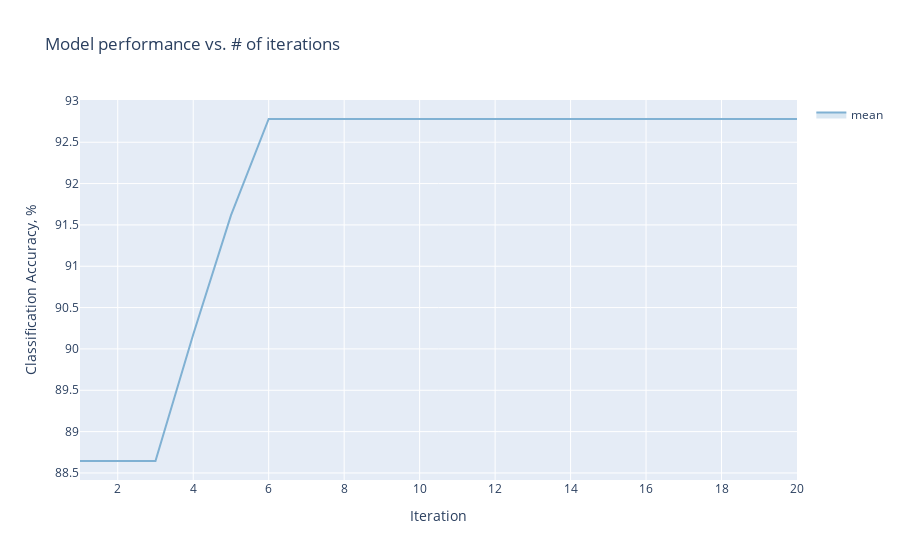
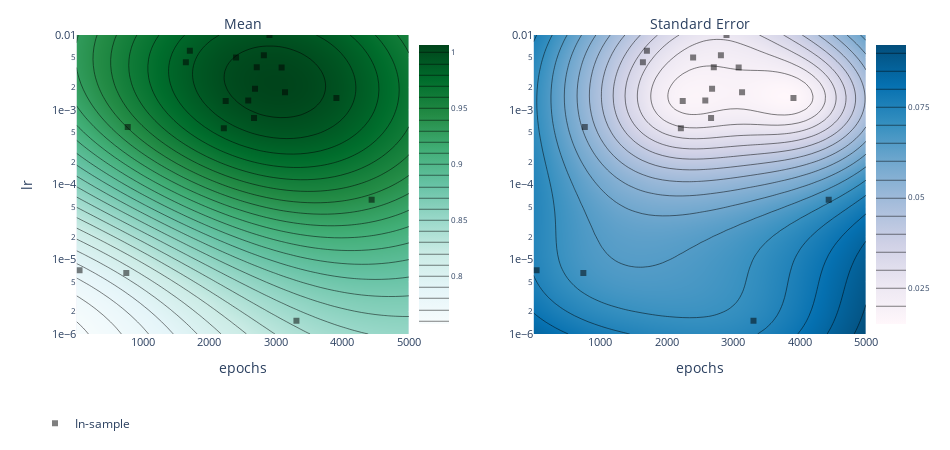
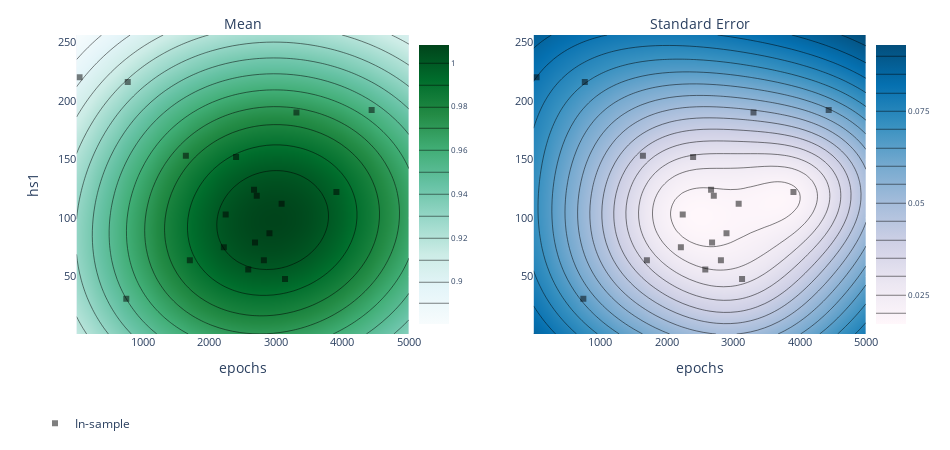
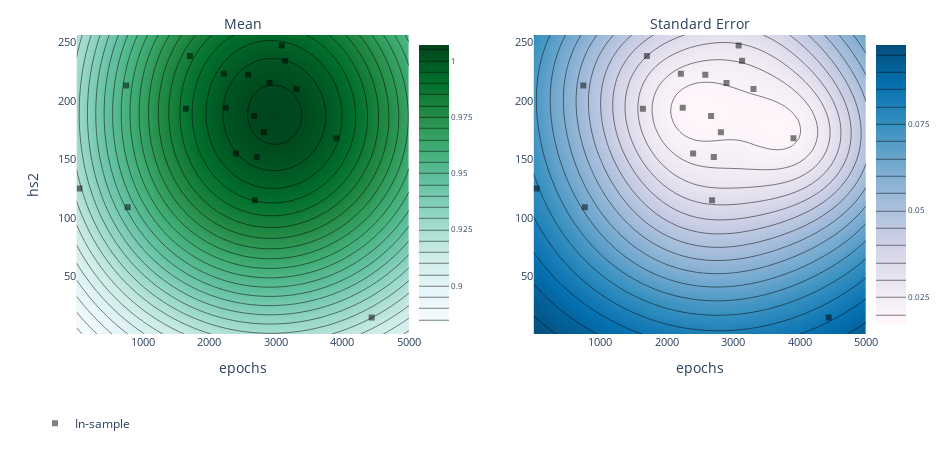

Here is the notebook cell these charts were saved with, in order:
### Code cell
best_objectives_ANN = np.array([[trial.objective_mean*100 for trial in experiment.trials.values()]])

best_objective_plot_ANN = optimization_trace_single_method(
    y=np.maximum.accumulate(best_objectives, axis=1),
    title="Model performance vs. # of iterations",
    ylabel="Classification Accuracy, %",
)
render(best_objective_plot_ANN)

render(plot_contour(model=model_ANN, param_x='epochs', param_y='lr', metric_name='accuracy'))
render(plot_contour(model=model_ANN, param_x='epochs', param_y='hs1', metric_name='accuracy'))
render(plot_contour(model=model_ANN, param_x='epochs', param_y='hs2', metric_name='accuracy'))
render(plot_contour(model=model_ANN, param_x='epochs', param_y='hs3', metric_name='accuracy'))
render(plot_contour(model=model_ANN, param_x='epochs', param_y='do', metric_name='accuracy'))

### Figure 1 — Plotly figure (JSON) as saved in the notebook; plotly's stock layout.template omitted (floating-point values rounded to 4 significant figures)
{"data": [{"hoverinfo": "none", "legendgroup": "", "line": {"width": 0}, "mode": "lines", "showlegend": false, "type": "scatter", "x": [1, 2, 3, 4, 5, 6, 7, 8, 9, 10, 11, 12, 13, 14, 15, 16, 17, 18, 19, 20], "y": [88.64, 88.64, 88.64, 90.18, 91.62, 92.78, 92.78, 92.78, 92.78, 92.78, 92.78, 92.78, 92.78, 92.78, 92.78, 92.78, 92.78, 92.78, 92.78, 92.78]}, {"fill": "tonexty", "fillcolor": "rgba(128,177,211,0.3)", "legendgroup": "mean", "line": {"color": "rgba(128,177,211,1)"}, "mode": "lines", "name": "mean", "type": "scatter", "x": [1, 2, 3, 4, 5, 6, 7, 8, 9, 10, 11, 12, 13, 14, 15, 16, 17, 18, 19, 20], "y": [88.64, 88.64, 88.64, 90.18, 91.62, 92.78, 92.78, 92.78, 92.78, 92.78, 92.78, 92.78, 92.78, 92.78, 92.78, 92.78, 92.78, 92.78, 92.78, 92.78]}, {"fill": "tonexty", "fillcolor": "rgba(128,177,211,0.3)", "hoverinfo": "none", "legendgroup": "", "line": {"width": 0}, "mode": "lines", "showlegend": false, "type": "scatter", "x": [1, 2, 3, 4, 5, 6, 7, 8, 9, 10, 11, 12, 13, 14, 15, 16, 17, 18, 19, 20], "y": [88.64, 88.64, 88.64, 90.18, 91.62, 92.78, 92.78, 92.78, 92.78, 92.78, 92.78, 92.78, 92.78, 92.78, 92.78, 92.78, 92.78, 92.78, 92.78, 92.78]}], "layout": {"showlegend": true, "title": {"text": "Model performance vs. # of iterations"}, "xaxis": {"title": {"text": "Iteration"}}, "yaxis": {"title": {"text": "Classification Accuracy, %"}}}}

### Figure 2 — Plotly figure (JSON) as saved in the notebook; plotly's stock layout.template omitted (floating-point values rounded to 4 significant figures; data arrays with more than 128 entries replaced by an {"elided": "..."} marker saying what was removed)
{"data": [{"autocolorscale": false, "autocontour": true, "colorbar": {"tickfont": {"size": 8}, "ticksuffix": "", "x": 0.45, "y": 0.5}, "colorscale": [[0, "rgb(247,252,253)"], [0.125, "rgb(229,245,249)"], [0.25, "rgb(204,236,230)"], [0.375, "rgb(153,216,201)"], [0.5, "rgb(102,194,164)"], [0.625, "rgb(65,174,118)"], [0.75, "rgb(35,139,69)"], [0.875, "rgb(0,109,44)"], [1, "rgb(0,68,27)"]], "contours": {"coloring": "heatmap"}, "hoverinfo": "x+y+z", "ncontours": 25, "type": "contour", "x": [1, 103.0, 205.0, 307.1, 409.1, 511.1, 613.1, 715.1, 817.2, 919.2, 1021.0, 1123.0, 1225.0, 1327.0, 1429.0, 1531.0, 1633.0, 1735.0, 1837.0, 1939.0, 2041.0, 2143.0, 2245.0, 2347.0, 2449.0, 2552.0, 2654.0, 2756.0, 2858.0, 2960.0, 3062.0, 3164.0, 3266.0, 3368.0, 3470.0, 3572.0, 3674.0, 3776.0, 3878.0, 3980.0, 4082.0, 4184.0, 4286.0, 4388.0, 4490.0, 4592.0, 4694.0, 4796.0, 4898.0, 5000], "xaxis": "x", "y": [1e-06, 1.207e-06, 1.456e-06, 1.758e-06, 2.121e-06, 2.56e-06, 3.089e-06, 3.728e-06, 4.498e-06, 5.429e-06, 6.551e-06, 7.906e-06, 9.541e-06, 1.151e-05, 1.389e-05, 1.677e-05, 2.024e-05, 2.442e-05, 2.947e-05, 3.556e-05, 4.292e-05, 5.179e-05, 6.251e-05, 7.543e-05, 9.103e-05, 0.0001099, 0.0001326, 0.00016, 0.0001931, 0.000233, 0.0002812, 0.0003393, 0.0004095, 0.0004942, 0.0005964, 0.0007197, 0.0008685, 0.001048, 0.001265, 0.001526, 0.001842, 0.002223, 0.002683, 0.003237, 0.003907, 0.004715, 0.00569, 0.006866, 0.008286, 0.01], "yaxis": "y", "z": {"elided": "50x50 float values"}, "zauto": true, "zmax": 1.007, "zmin": -1.007}, {"autocolorscale": false, "autocontour": true, "colorbar": {"tickfont": {"size": 8}, "ticksuffix": "", "x": 1, "y": 0.5}, "colorscale": [[0, "rgb(255,247,251)"], [0.1429, "rgb(236,231,242)"], [0.2857, "rgb(208,209,230)"], [0.4286, "rgb(166,189,219)"], [0.5714, "rgb(116,169,207)"], [0.7143, "rgb(54,144,192)"], [0.8571, "rgb(5,112,176)"], [1, "rgb(3,78,123)"]], "contours": {"coloring": "heatmap"}, "hoverinfo": "x+y+z", "ncontours": 25, "type": "contour", "x": [1, 103.0, 205.0, 307.1, 409.1, 511.1, 613.1, 715.1, 817.2, 919.2, 1021.0, 1123.0, 1225.0, 1327.0, 1429.0, 1531.0, 1633.0, 1735.0, 1837.0, 1939.0, 2041.0, 2143.0, 2245.0, 2347.0, 2449.0, 2552.0, 2654.0, 2756.0, 2858.0, 2960.0, 3062.0, 3164.0, 3266.0, 3368.0, 3470.0, 3572.0, 3674.0, 3776.0, 3878.0, 3980.0, 4082.0, 4184.0, 4286.0, 4388.0, 4490.0, 4592.0, 4694.0, 4796.0, 4898.0, 5000], "xaxis": "x2", "y": [1e-06, 1.207e-06, 1.456e-06, 1.758e-06, 2.121e-06, 2.56e-06, 3.089e-06, 3.728e-06, 4.498e-06, 5.429e-06, 6.551e-06, 7.906e-06, 9.541e-06, 1.151e-05, 1.389e-05, 1.677e-05, 2.024e-05, 2.442e-05, 2.947e-05, 3.556e-05, 4.292e-05, 5.179e-05, 6.251e-05, 7.543e-05, 9.103e-05, 0.0001099, 0.0001326, 0.00016, 0.0001931, 0.000233, 0.0002812, 0.0003393, 0.0004095, 0.0004942, 0.0005964, 0.0007197, 0.0008685, 0.001048, 0.001265, 0.001526, 0.001842, 0.002223, 0.002683, 0.003237, 0.003907, 0.004715, 0.00569, 0.006866, 0.008286, 0.01], "yaxis": "y2", "z": {"elided": "50x50 float values"}}, {"hoverinfo": "text", "legendgroup": "In-sample", "marker": {"color": "black", "opacity": 0.5, "symbol": 1}, "mode": "markers", "name": "In-sample", "text": ["0_0", "10_0", "11_0", "12_0", "13_0", "14_0", "15_0", "16_0", "17_0", "18_0", "1_0", "2_0", "3_0", "4_0", "5_0", "6_0", "7_0", "8_0", "9_0"], "type": "scatter", "x": [771, 3085, 2583, 2400, 2902, 1645, 3909, 2685, 2670, 2711, 749, 46, 4439, 3308, 2216, 2244, 3136, 1705, 2818], "xaxis": "x", "y": [0.0005856, 0.003684, 0.001329, 0.004997, 0.01, 0.004306, 0.001433, 0.001909, 0.0007781, 0.003693, 6.544e-06, 7.135e-06, 6.268e-05, 1.503e-06, 0.0005645, 0.001308, 0.001719, 0.006137, 0.005378], "yaxis": "y"}, {"hoverinfo": "text", "legendgroup": "In-sample", "marker": {"color": "black", "opacity": 0.5, "symbol": 1}, "mode": "markers", "name": "In-sample", "showlegend": false, "text": ["0_0", "10_0", "11_0", "12_0", "13_0", "14_0", "15_0", "16_0", "17_0", "18_0", "1_0", "2_0", "3_0", "4_0", "5_0", "6_0", "7_0", "8_0", "9_0"], "type": "scatter", "x": [771, 3085, 2583, 2400, 2902, 1645, 3909, 2685, 2670, 2711, 749, 46, 4439, 3308, 2216, 2244, 3136, 1705, 2818], "xaxis": "x2", "y": [0.0005856, 0.003684, 0.001329, 0.004997, 0.01, 0.004306, 0.001433, 0.001909, 0.0007781, 0.003693, 6.544e-06, 7.135e-06, 6.268e-05, 1.503e-06, 0.0005645, 0.001308, 0.001719, 0.006137, 0.005378], "yaxis": "y2"}], "layout": {"annotations": [{"font": {"size": 14}, "showarrow": false, "text": "Mean", "x": 0.25, "xanchor": "center", "xref": "paper", "y": 1, "yanchor": "bottom", "yref": "paper"}, {"font": {"size": 14}, "showarrow": false, "text": "Standard Error", "x": 0.8, "xanchor": "center", "xref": "paper", "y": 1, "yanchor": "bottom", "yref": "paper"}], "autosize": false, "height": 450, "hovermode": "closest", "legend": {"orientation": "h", "x": 0, "y": -0.25}, "margin": {"b": 100, "l": 35, "pad": 0, "r": 35, "t": 35}, "width": 950, "xaxis": {"anchor": "y", "autorange": false, "domain": [0.05, 0.45], "exponentformat": "e", "range": [1, 5000], "tickfont": {"size": 11}, "tickmode": "auto", "title": {"text": "epochs"}, "type": "linear"}, "xaxis2": {"anchor": "y2", "autorange": false, "domain": [0.6, 1], "exponentformat": "e", "range": [1, 5000], "tickfont": {"size": 11}, "tickmode": "auto", "title": {"text": "epochs"}, "type": "linear"}, "yaxis": {"anchor": "x", "autorange": false, "domain": [0, 1], "exponentformat": "e", "range": [-6, -2], "tickfont": {"size": 11}, "tickmode": "auto", "title": {"text": "lr"}, "type": "log"}, "yaxis2": {"anchor": "x2", "autorange": false, "domain": [0, 1], "exponentformat": "e", "range": [-6, -2], "tickfont": {"size": 11}, "tickmode": "auto", "type": "log"}}}

### Figure 3 — Plotly figure (JSON) as saved in the notebook; plotly's stock layout.template omitted (floating-point values rounded to 4 significant figures; data arrays with more than 128 entries replaced by an {"elided": "..."} marker saying what was removed)
{"data": [{"autocolorscale": false, "autocontour": true, "colorbar": {"tickfont": {"size": 8}, "ticksuffix": "", "x": 0.45, "y": 0.5}, "colorscale": [[0, "rgb(247,252,253)"], [0.125, "rgb(229,245,249)"], [0.25, "rgb(204,236,230)"], [0.375, "rgb(153,216,201)"], [0.5, "rgb(102,194,164)"], [0.625, "rgb(65,174,118)"], [0.75, "rgb(35,139,69)"], [0.875, "rgb(0,109,44)"], [1, "rgb(0,68,27)"]], "contours": {"coloring": "heatmap"}, "hoverinfo": "x+y+z", "ncontours": 25, "type": "contour", "x": [1, 103.0, 205.0, 307.1, 409.1, 511.1, 613.1, 715.1, 817.2, 919.2, 1021.0, 1123.0, 1225.0, 1327.0, 1429.0, 1531.0, 1633.0, 1735.0, 1837.0, 1939.0, 2041.0, 2143.0, 2245.0, 2347.0, 2449.0, 2552.0, 2654.0, 2756.0, 2858.0, 2960.0, 3062.0, 3164.0, 3266.0, 3368.0, 3470.0, 3572.0, 3674.0, 3776.0, 3878.0, 3980.0, 4082.0, 4184.0, 4286.0, 4388.0, 4490.0, 4592.0, 4694.0, 4796.0, 4898.0, 5000], "xaxis": "x", "y": [1, 6.204, 11.41, 16.61, 21.82, 27.02, 32.22, 37.43, 42.63, 47.84, 53.04, 58.24, 63.45, 68.65, 73.86, 79.06, 84.27, 89.47, 94.67, 99.88, 105.1, 110.3, 115.5, 120.7, 125.9, 131.1, 136.3, 141.5, 146.7, 151.9, 157.1, 162.3, 167.5, 172.7, 177.9, 183.1, 188.3, 193.6, 198.8, 204.0, 209.2, 214.4, 219.6, 224.8, 230.0, 235.2, 240.4, 245.6, 250.8, 256], "yaxis": "y", "z": {"elided": "50x50 float values"}, "zauto": true, "zmax": 1.008, "zmin": -1.008}, {"autocolorscale": false, "autocontour": true, "colorbar": {"tickfont": {"size": 8}, "ticksuffix": "", "x": 1, "y": 0.5}, "colorscale": [[0, "rgb(255,247,251)"], [0.1429, "rgb(236,231,242)"], [0.2857, "rgb(208,209,230)"], [0.4286, "rgb(166,189,219)"], [0.5714, "rgb(116,169,207)"], [0.7143, "rgb(54,144,192)"], [0.8571, "rgb(5,112,176)"], [1, "rgb(3,78,123)"]], "contours": {"coloring": "heatmap"}, "hoverinfo": "x+y+z", "ncontours": 25, "type": "contour", "x": [1, 103.0, 205.0, 307.1, 409.1, 511.1, 613.1, 715.1, 817.2, 919.2, 1021.0, 1123.0, 1225.0, 1327.0, 1429.0, 1531.0, 1633.0, 1735.0, 1837.0, 1939.0, 2041.0, 2143.0, 2245.0, 2347.0, 2449.0, 2552.0, 2654.0, 2756.0, 2858.0, 2960.0, 3062.0, 3164.0, 3266.0, 3368.0, 3470.0, 3572.0, 3674.0, 3776.0, 3878.0, 3980.0, 4082.0, 4184.0, 4286.0, 4388.0, 4490.0, 4592.0, 4694.0, 4796.0, 4898.0, 5000], "xaxis": "x2", "y": [1, 6.204, 11.41, 16.61, 21.82, 27.02, 32.22, 37.43, 42.63, 47.84, 53.04, 58.24, 63.45, 68.65, 73.86, 79.06, 84.27, 89.47, 94.67, 99.88, 105.1, 110.3, 115.5, 120.7, 125.9, 131.1, 136.3, 141.5, 146.7, 151.9, 157.1, 162.3, 167.5, 172.7, 177.9, 183.1, 188.3, 193.6, 198.8, 204.0, 209.2, 214.4, 219.6, 224.8, 230.0, 235.2, 240.4, 245.6, 250.8, 256], "yaxis": "y2", "z": {"elided": "50x50 float values"}}, {"hoverinfo": "text", "legendgroup": "In-sample", "marker": {"color": "black", "opacity": 0.5, "symbol": 1}, "mode": "markers", "name": "In-sample", "text": ["0_0", "10_0", "11_0", "12_0", "13_0", "14_0", "15_0", "16_0", "17_0", "18_0", "1_0", "2_0", "3_0", "4_0", "5_0", "6_0", "7_0", "8_0", "9_0"], "type": "scatter", "x": [771, 3085, 2583, 2400, 2902, 1645, 3909, 2685, 2670, 2711, 749, 46, 4439, 3308, 2216, 2244, 3136, 1705, 2818], "xaxis": "x", "y": [216, 112, 56, 152, 87, 153, 122, 79, 124, 119, 31, 220, 192, 190, 75, 103, 48, 64, 64], "yaxis": "y"}, {"hoverinfo": "text", "legendgroup": "In-sample", "marker": {"color": "black", "opacity": 0.5, "symbol": 1}, "mode": "markers", "name": "In-sample", "showlegend": false, "text": ["0_0", "10_0", "11_0", "12_0", "13_0", "14_0", "15_0", "16_0", "17_0", "18_0", "1_0", "2_0", "3_0", "4_0", "5_0", "6_0", "7_0", "8_0", "9_0"], "type": "scatter", "x": [771, 3085, 2583, 2400, 2902, 1645, 3909, 2685, 2670, 2711, 749, 46, 4439, 3308, 2216, 2244, 3136, 1705, 2818], "xaxis": "x2", "y": [216, 112, 56, 152, 87, 153, 122, 79, 124, 119, 31, 220, 192, 190, 75, 103, 48, 64, 64], "yaxis": "y2"}], "layout": {"annotations": [{"font": {"size": 14}, "showarrow": false, "text": "Mean", "x": 0.25, "xanchor": "center", "xref": "paper", "y": 1, "yanchor": "bottom", "yref": "paper"}, {"font": {"size": 14}, "showarrow": false, "text": "Standard Error", "x": 0.8, "xanchor": "center", "xref": "paper", "y": 1, "yanchor": "bottom", "yref": "paper"}], "autosize": false, "height": 450, "hovermode": "closest", "legend": {"orientation": "h", "x": 0, "y": -0.25}, "margin": {"b": 100, "l": 35, "pad": 0, "r": 35, "t": 35}, "width": 950, "xaxis": {"anchor": "y", "autorange": false, "domain": [0.05, 0.45], "exponentformat": "e", "range": [1, 5000], "tickfont": {"size": 11}, "tickmode": "auto", "title": {"text": "epochs"}, "type": "linear"}, "xaxis2": {"anchor": "y2", "autorange": false, "domain": [0.6, 1], "exponentformat": "e", "range": [1, 5000], "tickfont": {"size": 11}, "tickmode": "auto", "title": {"text": "epochs"}, "type": "linear"}, "yaxis": {"anchor": "x", "autorange": false, "domain": [0, 1], "exponentformat": "e", "range": [1, 256], "tickfont": {"size": 11}, "tickmode": "auto", "title": {"text": "hs1"}, "type": "linear"}, "yaxis2": {"anchor": "x2", "autorange": false, "domain": [0, 1], "exponentformat": "e", "range": [1, 256], "tickfont": {"size": 11}, "tickmode": "auto", "type": "linear"}}}

### Figure 4 — Plotly figure (JSON) as saved in the notebook; plotly's stock layout.template omitted (floating-point values rounded to 4 significant figures; data arrays with more than 128 entries replaced by an {"elided": "..."} marker saying what was removed)
{"data": [{"autocolorscale": false, "autocontour": true, "colorbar": {"tickfont": {"size": 8}, "ticksuffix": "", "x": 0.45, "y": 0.5}, "colorscale": [[0, "rgb(247,252,253)"], [0.125, "rgb(229,245,249)"], [0.25, "rgb(204,236,230)"], [0.375, "rgb(153,216,201)"], [0.5, "rgb(102,194,164)"], [0.625, "rgb(65,174,118)"], [0.75, "rgb(35,139,69)"], [0.875, "rgb(0,109,44)"], [1, "rgb(0,68,27)"]], "contours": {"coloring": "heatmap"}, "hoverinfo": "x+y+z", "ncontours": 25, "type": "contour", "x": [1, 103.0, 205.0, 307.1, 409.1, 511.1, 613.1, 715.1, 817.2, 919.2, 1021.0, 1123.0, 1225.0, 1327.0, 1429.0, 1531.0, 1633.0, 1735.0, 1837.0, 1939.0, 2041.0, 2143.0, 2245.0, 2347.0, 2449.0, 2552.0, 2654.0, 2756.0, 2858.0, 2960.0, 3062.0, 3164.0, 3266.0, 3368.0, 3470.0, 3572.0, 3674.0, 3776.0, 3878.0, 3980.0, 4082.0, 4184.0, 4286.0, 4388.0, 4490.0, 4592.0, 4694.0, 4796.0, 4898.0, 5000], "xaxis": "x", "y": [1, 6.204, 11.41, 16.61, 21.82, 27.02, 32.22, 37.43, 42.63, 47.84, 53.04, 58.24, 63.45, 68.65, 73.86, 79.06, 84.27, 89.47, 94.67, 99.88, 105.1, 110.3, 115.5, 120.7, 125.9, 131.1, 136.3, 141.5, 146.7, 151.9, 157.1, 162.3, 167.5, 172.7, 177.9, 183.1, 188.3, 193.6, 198.8, 204.0, 209.2, 214.4, 219.6, 224.8, 230.0, 235.2, 240.4, 245.6, 250.8, 256], "yaxis": "y", "z": {"elided": "50x50 float values"}, "zauto": true, "zmax": 1.007, "zmin": -1.007}, {"autocolorscale": false, "autocontour": true, "colorbar": {"tickfont": {"size": 8}, "ticksuffix": "", "x": 1, "y": 0.5}, "colorscale": [[0, "rgb(255,247,251)"], [0.1429, "rgb(236,231,242)"], [0.2857, "rgb(208,209,230)"], [0.4286, "rgb(166,189,219)"], [0.5714, "rgb(116,169,207)"], [0.7143, "rgb(54,144,192)"], [0.8571, "rgb(5,112,176)"], [1, "rgb(3,78,123)"]], "contours": {"coloring": "heatmap"}, "hoverinfo": "x+y+z", "ncontours": 25, "type": "contour", "x": [1, 103.0, 205.0, 307.1, 409.1, 511.1, 613.1, 715.1, 817.2, 919.2, 1021.0, 1123.0, 1225.0, 1327.0, 1429.0, 1531.0, 1633.0, 1735.0, 1837.0, 1939.0, 2041.0, 2143.0, 2245.0, 2347.0, 2449.0, 2552.0, 2654.0, 2756.0, 2858.0, 2960.0, 3062.0, 3164.0, 3266.0, 3368.0, 3470.0, 3572.0, 3674.0, 3776.0, 3878.0, 3980.0, 4082.0, 4184.0, 4286.0, 4388.0, 4490.0, 4592.0, 4694.0, 4796.0, 4898.0, 5000], "xaxis": "x2", "y": [1, 6.204, 11.41, 16.61, 21.82, 27.02, 32.22, 37.43, 42.63, 47.84, 53.04, 58.24, 63.45, 68.65, 73.86, 79.06, 84.27, 89.47, 94.67, 99.88, 105.1, 110.3, 115.5, 120.7, 125.9, 131.1, 136.3, 141.5, 146.7, 151.9, 157.1, 162.3, 167.5, 172.7, 177.9, 183.1, 188.3, 193.6, 198.8, 204.0, 209.2, 214.4, 219.6, 224.8, 230.0, 235.2, 240.4, 245.6, 250.8, 256], "yaxis": "y2", "z": {"elided": "50x50 float values"}}, {"hoverinfo": "text", "legendgroup": "In-sample", "marker": {"color": "black", "opacity": 0.5, "symbol": 1}, "mode": "markers", "name": "In-sample", "text": ["0_0", "10_0", "11_0", "12_0", "13_0", "14_0", "15_0", "16_0", "17_0", "18_0", "1_0", "2_0", "3_0", "4_0", "5_0", "6_0", "7_0", "8_0", "9_0"], "type": "scatter", "x": [771, 3085, 2583, 2400, 2902, 1645, 3909, 2685, 2670, 2711, 749, 46, 4439, 3308, 2216, 2244, 3136, 1705, 2818], "xaxis": "x", "y": [109, 247, 222, 155, 215, 193, 168, 115, 187, 152, 213, 125, 15, 210, 223, 194, 234, 238, 173], "yaxis": "y"}, {"hoverinfo": "text", "legendgroup": "In-sample", "marker": {"color": "black", "opacity": 0.5, "symbol": 1}, "mode": "markers", "name": "In-sample", "showlegend": false, "text": ["0_0", "10_0", "11_0", "12_0", "13_0", "14_0", "15_0", "16_0", "17_0", "18_0", "1_0", "2_0", "3_0", "4_0", "5_0", "6_0", "7_0", "8_0", "9_0"], "type": "scatter", "x": [771, 3085, 2583, 2400, 2902, 1645, 3909, 2685, 2670, 2711, 749, 46, 4439, 3308, 2216, 2244, 3136, 1705, 2818], "xaxis": "x2", "y": [109, 247, 222, 155, 215, 193, 168, 115, 187, 152, 213, 125, 15, 210, 223, 194, 234, 238, 173], "yaxis": "y2"}], "layout": {"annotations": [{"font": {"size": 14}, "showarrow": false, "text": "Mean", "x": 0.25, "xanchor": "center", "xref": "paper", "y": 1, "yanchor": "bottom", "yref": "paper"}, {"font": {"size": 14}, "showarrow": false, "text": "Standard Error", "x": 0.8, "xanchor": "center", "xref": "paper", "y": 1, "yanchor": "bottom", "yref": "paper"}], "autosize": false, "height": 450, "hovermode": "closest", "legend": {"orientation": "h", "x": 0, "y": -0.25}, "margin": {"b": 100, "l": 35, "pad": 0, "r": 35, "t": 35}, "width": 950, "xaxis": {"anchor": "y", "autorange": false, "domain": [0.05, 0.45], "exponentformat": "e", "range": [1, 5000], "tickfont": {"size": 11}, "tickmode": "auto", "title": {"text": "epochs"}, "type": "linear"}, "xaxis2": {"anchor": "y2", "autorange": false, "domain": [0.6, 1], "exponentformat": "e", "range": [1, 5000], "tickfont": {"size": 11}, "tickmode": "auto", "title": {"text": "epochs"}, "type": "linear"}, "yaxis": {"anchor": "x", "autorange": false, "domain": [0, 1], "exponentformat": "e", "range": [1, 256], "tickfont": {"size": 11}, "tickmode": "auto", "title": {"text": "hs2"}, "type": "linear"}, "yaxis2": {"anchor": "x2", "autorange": false, "domain": [0, 1], "exponentformat": "e", "range": [1, 256], "tickfont": {"size": 11}, "tickmode": "auto", "type": "linear"}}}
